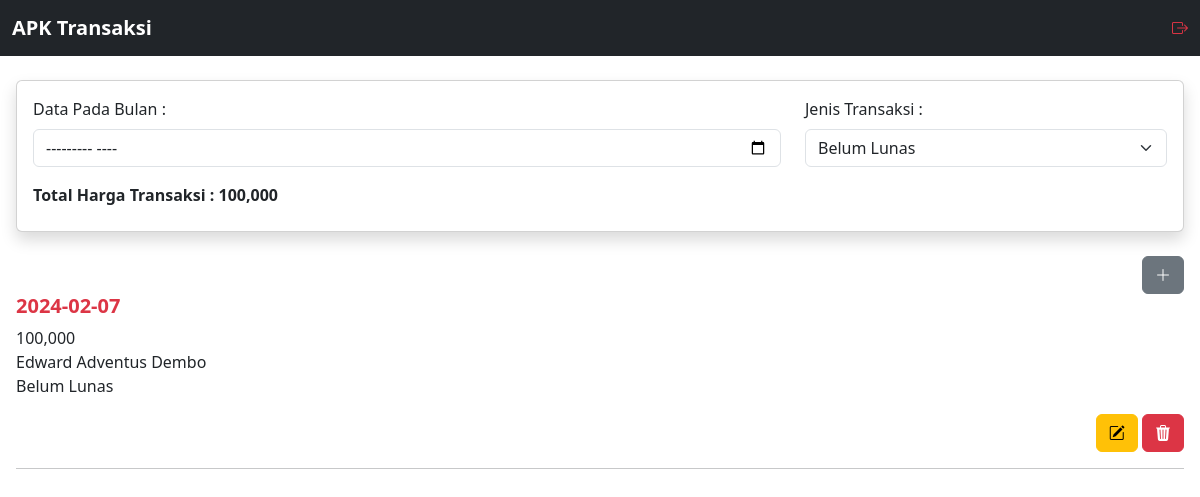
/transaksi.php?jenis_transaksi=Belum Lunas (signed in), run on the app's committed database.
### tables this page shows
CREATE TABLE `transaksi` (
  `id_transaksi` int NOT NULL,
  `id_member` int NOT NULL,
  `id_toko` int NOT NULL,
  `tanggal_transaksi` date NOT NULL,
  `total_harga` int NOT NULL,
  `tanggal_bayar` date DEFAULT NULL,
  `keterangan` varchar(99) DEFAULT NULL,
  `status` enum('Lunas','Belum Lunas') NOT NULL
);

CREATE TABLE `member` (
  `id_member` int NOT NULL,
  `nama_member` varchar(99) NOT NULL,
  `alamat_member` varchar(99) DEFAULT NULL,
  `telepon_member` varchar(25) DEFAULT NULL,
  `email_member` varchar(99) DEFAULT NULL
);

### transaksi.php (the view, shortened to what this page needs)
<?php
require 'backend/function.php';
$filterJenisTransaksi = isset($_GET['jenis_transaksi']) ? $_GET['jenis_transaksi'] : '';
$filterBulan = isset($_GET['bulan']) ? $_GET['bulan'] : '';
$filterClause = '';
if ($filterJenisTransaksi) {
    $filterClause .= " AND tr.status = '$filterJenisTransaksi'";
}
$get = mysqli_query($conn, "SELECT tr.*, mb.id_member as id_member, mb.nama_member
    FROM transaksi tr
    JOIN member mb
    ON tr.id_member=mb.id_member
    WHERE 1 $filterClause
    ORDER BY tr.id_transaksi DESC");
$total_harga_perbulan_query = mysqli_query($conn, "SELECT SUM(total_harga) AS total_harga_perbulan
    FROM transaksi tr
    JOIN member mb ON tr.id_member=mb.id_member
    WHERE 1 $filterClause");
$total_harga_perbulan_row = mysqli_fetch_assoc($total_harga_perbulan_query);
$total_harga_perbulan = $total_harga_perbulan_row['total_harga_perbulan'];
?>
<!DOCTYPE html>
<html lang="en">
  <head>
    <link href="https://cdn.jsdelivr.net/npm/bootstrap@5.3.2/dist/css/bootstrap.min.css" rel="stylesheet" />
    <link rel="stylesheet" href="https://cdn.jsdelivr.net/npm/bootstrap-icons@1.11.1/font/bootstrap-icons.css" />
    <link rel="stylesheet" href="assets/style.css">
  </head>
  <body>
 <?php include 'nav.php'; ?>
<div class="container-fluid content">
  <div class="card shadow p-3">
    <form method="get">
      <div class="row">
      <div class="col-md-8">
          <label for="bulan">Data Pada Bulan :</label>
          <input type="month" class="form-control my-2" name="bulan" value="<?php echo $filterBulan; ?>" onchange="this.form.submit()">
        </div>
        <div class="col-md-4">
          <label for="jenis_transaksi">Jenis Transaksi :</label>
          <select name="jenis_transaksi" id="jenis_transaksi" class="form-select my-2" onchange="this.form.submit()">
            <option value="Belum Lunas" <?php echo ($filterJenisTransaksi == 'Belum Lunas') ? 'selected' : ''; ?>>Belum Lunas</option>
          </select>
        </div>
      </div>
    </form>
    <p class="fw-bold my-2">
<?php
echo "Total Harga Transaksi : ".number_format($total_harga_perbulan);
?>
    </p>
  </div>
        <div class="row mt-4">
          <div class="col-12">
          <button type="button" class="btn btn-secondary float-end" data-bs-toggle="modal" data-bs-target="#TransaksiAddModal">
            <i class="bi bi-plus-lg"></i>
                  </button>
          </div>
        <div class="col-12">
         <?php
                if ($filterJenisTransaksi || $filterBulan) {
                    while ($tr = mysqli_fetch_assoc($get)) {
                        $tanggal_transaksi = $tr['tanggal_transaksi'];
                        $total_harga = $tr['total_harga'];
                        $nama_member = $tr['nama_member'];
                        $status = $tr['status'];
                        ?>
          <h5 class="fw-bold <?= $status == 'Lunas' ? 'text-success' : 'text-danger'; ?>">
    <?= $tanggal_transaksi; ?>
</h5>
          <p>
          <?=number_format($total_harga);?><br />
          <?=$nama_member;?><br />
          <?=$status;?><br />
          <div class="mt-1 text-end">
          <button type="button" value="<?= $tr['id_transaksi'];?>" class="EditTransaksiBtn btn btn-warning"><i class="bi bi-pencil-square"></i></button>
          <button type="button" value="<?= $tr['id_transaksi'];?>" class="DeleteTransaksiBtn btn btn-danger"><i class="bi bi-trash3-fill"></i></button>
          </div>
          </p>
          <hr />
          <?php } } ?>
        </div>
      </div>
    </div>
  </body>
</html>

### assets/style.css (style rules this page uses)
.content { margin-top: 4rem; padding: 1rem; }

### data on the page
transaksi: tanggal_transaksi "2024-02-07", total_harga "100,000", id_member.nama_member "Edward Adventus Dembo", status "Belum Lunas", $tr['id_transaksi'] 1 (drawn)

### other printed values
$total_harga_perbulan "100,000"
